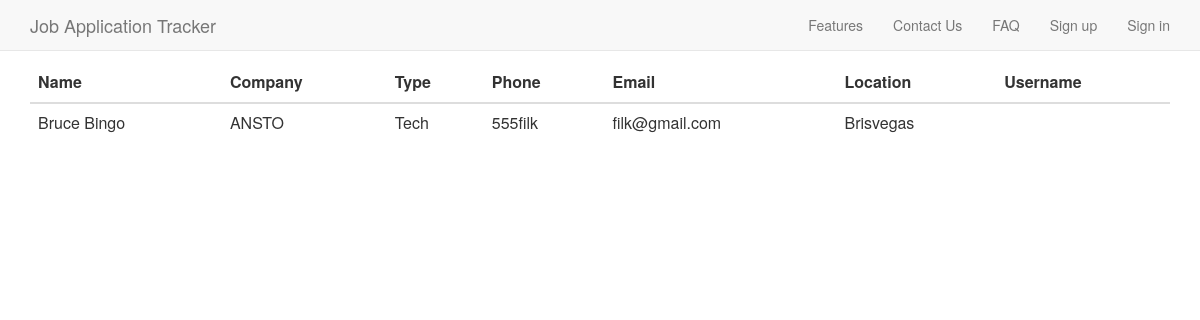
The page /contactlist.php on the database its author committed.
### tables this page shows
CREATE TABLE `contacts` (
  `name` varchar(30) NOT NULL,
  `company` varchar(30) NOT NULL,
  `type` varchar(45) DEFAULT NULL,
  `phone` varchar(45) DEFAULT NULL,
  `email` varchar(45) DEFAULT NULL,
  `location` varchar(45) DEFAULT NULL,
  `username` varchar(45) NOT NULL
);

### contactlist.php (the view, shortened to what this page needs)
	<?php
			require_once 'phpfunctions/header.php';
			$conn = mysqli_connect($servername, $dbusername, $dbpassword, $dbname);
			$sql = "SELECT * FROM contacts";
			$result = mysqli_query($conn, $sql); ?>
<html lang="en">
<head>
  <link rel="stylesheet" href="./css/bootstrap.min.css">
</head>
<body>
<div class="container">
  <h2>Basic Table</h2>
  <table class="table">
    <thead>
      <tr>
        <th>Name</th>
        <th>Company</th>
        <th>Type</th>
		<th>Phone</th>
		<th>Email</th>
		<th>Location</th>
		<th>Username</th>
      </tr>
    </thead>
	<tbody>
<?php
		while( $company = mysqli_fetch_array($result)){
		echo "<tr><td>".$company['name']."</td><td>".$company['company']."</td><td>".$company['type']."</td><td>".$company['phone']."</td><td>".$company['email']."</td><td>".$company['location']."</td><td>".$company['username']."</td></tr>";
	}
	?>
	</tbody>
  </table>
</div>
</body>
</html>

### css/stylesheet.css (style rules this page uses)
body { margin: 40px 10px; padding: 0; font-family: "Lucida Grande",Helvetica,Arial,Verdana,sans-serif; font-size: 14px; }

### rows shown on the page
contacts: name "Bruce Bingo", company "ANSTO", type "Tech", phone "555filk", email "filk@gmail.com", location "Brisvegas"
